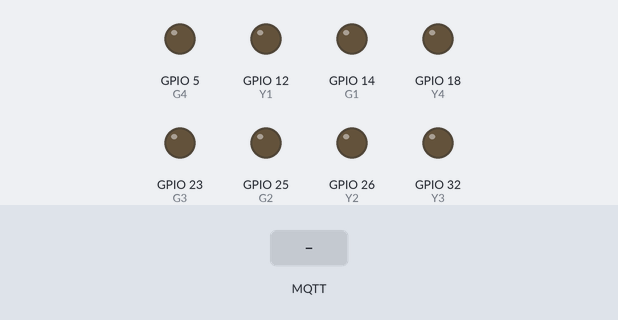
A sketch run on a simulated ESP32. On the bench: output pins drawn as LEDs (lit = HIGH). Inputs (shaded band) come from the test bench. WiFi joins after 1.5 s; servers stay silent unless stated; no MQTT or app messages arrive unless stated; pins used as bus, display or sensor lines are not drawn; what the sketch prints to the serial monitor is not drawn.

Above: at 0.6 s.
At 3.2 s:
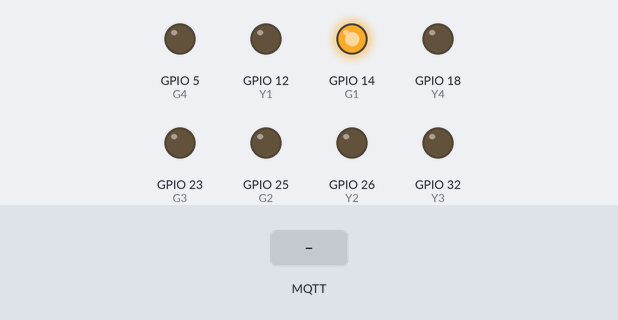
3.3 s: MQTT message "PRIORITY" arrives on the first subscribed topic
4.8 s: MQTT message "NORMAL" arrives on the first subscribed topic
6.3 s: MQTT message "GREEN" arrives on the first subscribed topic
At 12.9 s:
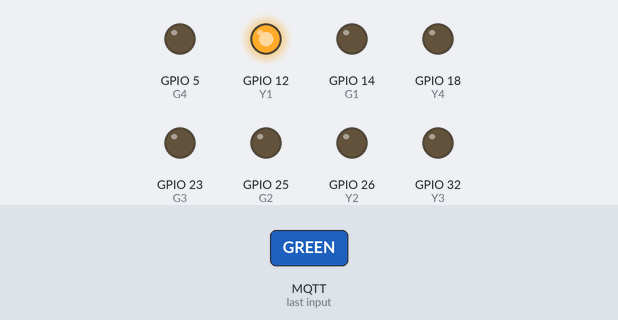
Timing chart, 0 to 26.5 s (numbered marks = the images above; inputs shaded):
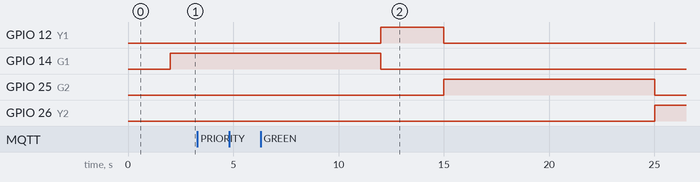

Measured:
- after the input at 3.3 s, every drawn part: stays the same
- after the input at 4.8 s, every drawn part: stays the same

The sketch:

esp32_corridor_controller.ino
```cpp
/*
  =============================================================================
  4 TRAFFIC SIGNALS - ESP32 with Dashboard MQTT Sync
  =============================================================================
  Features:
    - 4 Traffic Signals (R1..G4) with 10s GREEN, 3s YELLOW non-blocking cycle.
    - MQTT & Serial JSON state reporting to sync with Web Dashboard in real time.
    - Priority Corridor override support via MQTT commands.
  =============================================================================
*/

#include <WiFi.h>
#include <PubSubClient.h>
#include <ArduinoJson.h>

// --- WiFi Credentials ---
const char* WIFI_SSID     = "YOUR_WIFI_SSID";
const char* WIFI_PASSWORD = "YOUR_WIFI_PASSWORD";

// --- MQTT Broker Configuration ---
const char* MQTT_BROKER   = "192.168.1.100";  // Central Server / Dashboard Broker IP
const int   MQTT_PORT     = 1883;
const char* MQTT_USER     = "";
const char* MQTT_PASS     = "";

const char* JUNCTION_ID   = "J01";
const char* TOPIC_COMMAND = "junction/J01/command";
const char* TOPIC_STATUS  = "junction/J01/status";
const char* TOPIC_LOCATION = "ambulance/AMB_01/location";

// --- GPIO Pin Definitions for 4 Signals ---
// SIGNAL 1
#define R1 13
#define Y1 12
#define G1 14

// SIGNAL 2
#define R2 27
#define Y2 26
#define G2 25

// SIGNAL 3
#define R3 33
#define Y3 32
#define G3 23

// SIGNAL 4
#define R4 19
#define Y4 18
#define G4 5

// --- Global State Variables ---
WiFiClient espClient;
PubSubClient mqttClient(espClient);

enum SignalMode { MODE_NORMAL, MODE_PRIORITY };
SignalMode currentMode = MODE_NORMAL;

int activeSignal = 1;        // Active signal (1, 2, 3, or 4)
String activeColor = "GREEN"; // "GREEN", "YELLOW"

unsigned long lastPhaseChange = 0;
const unsigned long GREEN_DURATION  = 10000; // 10s GREEN
const unsigned long YELLOW_DURATION = 3000;  // 3s YELLOW

enum PhaseState { STATE_GREEN, STATE_YELLOW };
PhaseState currentPhaseState = STATE_GREEN;

unsigned long priorityStartTime = 0;
unsigned long priorityDurationMs = 20000; // default 20s

// Function Declarations
void setupWiFi();
void reconnectMQTT();
void mqttCallback(char* topic, byte* payload, unsigned int length);
void setHardwareSignals(int activeSig, String color);
void allRed();
void publishStatus();
void handleNormalTrafficCycle();

void setup() {
  Serial.begin(115200);
  delay(500);
  Serial.println("\n[ESP32] 4 Traffic Signals Controller Initializing...");

  // Configure Pins
  pinMode(R1, OUTPUT); pinMode(Y1, OUTPUT); pinMode(G1, OUTPUT);
  pinMode(R2, OUTPUT); pinMode(Y2, OUTPUT); pinMode(G2, OUTPUT);
  pinMode(R3, OUTPUT); pinMode(Y3, OUTPUT); pinMode(G3, OUTPUT);
  pinMode(R4, OUTPUT); pinMode(Y4, OUTPUT); pinMode(G4, OUTPUT);

  allRed();

  setupWiFi();
  mqttClient.setServer(MQTT_BROKER, MQTT_PORT);
  mqttClient.setCallback(mqttCallback);

  // Initial State: Signal 1 GREEN
  activeSignal = 1;
  activeColor = "GREEN";
  currentPhaseState = STATE_GREEN;
  setHardwareSignals(activeSignal, activeColor);
  lastPhaseChange = millis();
  publishStatus();
}

void loop() {
  if (!mqttClient.connected()) {
    reconnectMQTT();
  }
  mqttClient.loop();

  unsigned long currentMillis = millis();

  if (currentMode == MODE_PRIORITY) {
    if (currentMillis - priorityStartTime >= priorityDurationMs) {
      Serial.println("[ESP32] Priority duration elapsed. Returning to NORMAL cycle.");
      currentMode = MODE_NORMAL;
      activeSignal = 1;
      activeColor = "GREEN";
      currentPhaseState = STATE_GREEN;
      lastPhaseChange = currentMillis;
      setHardwareSignals(activeSignal, activeColor);
      publishStatus();
    }
  } else {
    handleNormalTrafficCycle();
  }
}

void setupWiFi() {
  Serial.print("[WiFi] Connecting to ");
  Serial.println(WIFI_SSID);
  WiFi.begin(WIFI_SSID, WIFI_PASSWORD);

  int attempts = 0;
  while (WiFi.status() != WL_CONNECTED && attempts < 20) {
    delay(500);
    Serial.print(".");
    attempts++;
  }

  if (WiFi.status() == WL_CONNECTED) {
    Serial.println("\n[WiFi] Connected! IP: " + WiFi.localIP().toString());
  } else {
    Serial.println("\n[WiFi] Connection timeout. Operating in standalone hardware mode.");
  }
}

void reconnectMQTT() {
  if (WiFi.status() != WL_CONNECTED) return;

  while (!mqttClient.connected()) {
    Serial.print("[MQTT] Connecting...");
    String clientId = "ESP32_Junction_" + String(JUNCTION_ID);
    if (mqttClient.connect(clientId.c_str(), MQTT_USER, MQTT_PASS)) {
      Serial.println(" Connected!");
      mqttClient.subscribe(TOPIC_COMMAND);
      mqttClient.subscribe(TOPIC_LOCATION);
      publishStatus();
    } else {
      Serial.print(" Failed, rc=");
      Serial.print(mqttClient.state());
      Serial.println(" Retrying in 3 seconds...");
      delay(3000);
      break;
    }
  }
}

void mqttCallback(char* topic, byte* payload, unsigned int length) {
  String message = "";
  for (unsigned int i = 0; i < length; i++) {
    message += (char)payload[i];
  }
  Serial.printf("[MQTT RX] Topic: %s | Message: %s\n", topic, message.c_str());

  StaticJsonDocument<256> doc;
  DeserializationError error = deserializeJson(doc, message);
  if (error) return;

  const char* command = doc["command"];
  if (command && strcmp(command, "PRIORITY") == 0) {
    int durationSec = doc["duration"] | 20;
    int targetSignal = doc["signal"] | 1;
    priorityDurationMs = durationSec * 1000UL;
    priorityStartTime = millis();
    currentMode = MODE_PRIORITY;

    activeSignal = targetSignal;
    activeColor = "GREEN";
    setHardwareSignals(activeSignal, activeColor);
    publishStatus();
  } else if (command && strcmp(command, "NORMAL") == 0) {
    currentMode = MODE_NORMAL;
    activeSignal = 1;
    activeColor = "GREEN";
    currentPhaseState = STATE_GREEN;
    lastPhaseChange = millis();
    setHardwareSignals(activeSignal, activeColor);
    publishStatus();
  }
}

void allRed() {
  digitalWrite(R1, HIGH); digitalWrite(Y1, LOW); digitalWrite(G1, LOW);
  digitalWrite(R2, HIGH); digitalWrite(Y2, LOW); digitalWrite(G2, LOW);
  digitalWrite(R3, HIGH); digitalWrite(Y3, LOW); digitalWrite(G3, LOW);
  digitalWrite(R4, HIGH); digitalWrite(Y4, LOW); digitalWrite(G4, LOW);
}

void setHardwareSignals(int activeSig, String color) {
  allRed();

  if (activeSig == 1) {
    if (color == "GREEN")  { digitalWrite(R1, LOW); digitalWrite(G1, HIGH); }
    if (color == "YELLOW") { digitalWrite(R1, LOW); digitalWrite(Y1, HIGH); }
  } else if (activeSig == 2) {
    if (color == "GREEN")  { digitalWrite(R2, LOW); digitalWrite(G2, HIGH); }
    if (color == "YELLOW") { digitalWrite(R2, LOW); digitalWrite(Y2, HIGH); }
  } else if (activeSig == 3) {
    if (color == "GREEN")  { digitalWrite(R3, LOW); digitalWrite(G3, HIGH); }
    if (color == "YELLOW") { digitalWrite(R3, LOW); digitalWrite(Y3, HIGH); }
  } else if (activeSig == 4) {
    if (color == "GREEN")  { digitalWrite(R4, LOW); digitalWrite(G4, HIGH); }
    if (color == "YELLOW") { digitalWrite(R4, LOW); digitalWrite(Y4, HIGH); }
  }
}

void publishStatus() {
  StaticJsonDocument<256> doc;
  doc["junction_id"] = JUNCTION_ID;
  doc["mode"] = (currentMode == MODE_PRIORITY) ? "PRIORITY" : "NORMAL";
  doc["active_signal"] = activeSignal;
  doc["phase"] = activeColor;
  doc["s1"] = (activeSignal == 1) ? activeColor : "RED";
  doc["s2"] = (activeSignal == 2) ? activeColor : "RED";
  doc["s3"] = (activeSignal == 3) ? activeColor : "RED";
  doc["s4"] = (activeSignal == 4) ? activeColor : "RED";
  doc["timestamp"] = millis();

  char buffer[256];
  serializeJson(doc, buffer);
  Serial.printf("[STATUS] %s\n", buffer);

  if (mqttClient.connected()) {
    mqttClient.publish(TOPIC_STATUS, buffer);
  }
}

void handleNormalTrafficCycle() {
  unsigned long now = millis();

  if (currentPhaseState == STATE_GREEN) {
    if (now - lastPhaseChange >= GREEN_DURATION) {
      currentPhaseState = STATE_YELLOW;
      activeColor = "YELLOW";
      setHardwareSignals(activeSignal, activeColor);
      lastPhaseChange = now;
      publishStatus();
    }
  } else if (currentPhaseState == STATE_YELLOW) {
    if (now - lastPhaseChange >= YELLOW_DURATION) {
      activeSignal = (activeSignal % 4) + 1; // Cycle 1 -> 2 -> 3 -> 4 -> 1
      currentPhaseState = STATE_GREEN;
      activeColor = "GREEN";
      setHardwareSignals(activeSignal, activeColor);
      lastPhaseChange = now;
      publishStatus();
    }
  }
}
```
